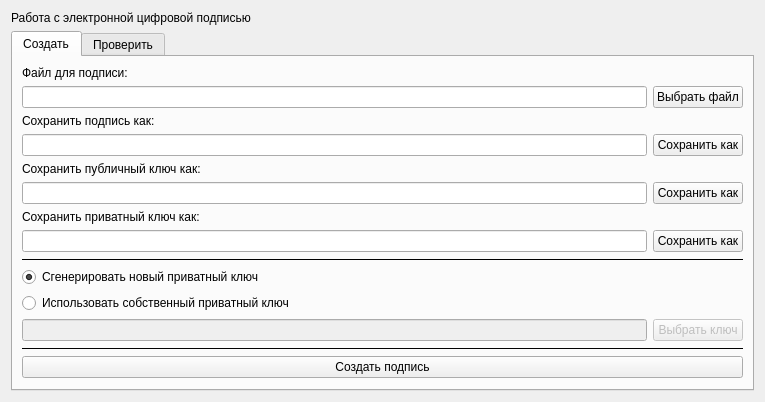
<?xml version="1.0" encoding="UTF-8"?>
<ui version="4.0">
 <class>SignModePanel</class>
 <widget class="QWidget" name="SignModePanel">
  <property name="geometry">
   <rect>
    <x>0</x>
    <y>0</y>
    <width>765</width>
    <height>395</height>
   </rect>
  </property>
  <property name="windowTitle">
   <string>Form</string>
  </property>
  <layout class="QVBoxLayout" name="verticalLayout">
   <item>
    <widget class="QLabel" name="label">
     <property name="text">
      <string>Работа с электронной цифровой подписью</string>
     </property>
    </widget>
   </item>
   <item>
    <widget class="QTabWidget" name="tabWidget">
     <property name="currentIndex">
      <number>0</number>
     </property>
     <widget class="QWidget" name="tab">
      <attribute name="title">
       <string>Создать</string>
      </attribute>
      <layout class="QGridLayout" name="gridLayout">
       <item row="3" column="0">
        <widget class="QLineEdit" name="leSignPath"/>
       </item>
       <item row="0" column="0" colspan="2">
        <widget class="QLabel" name="label_2">
         <property name="text">
          <string>Файл для подписи:</string>
         </property>
        </widget>
       </item>
       <item row="4" column="0">
        <widget class="QLabel" name="label_8">
         <property name="text">
          <string>Сохранить публичный ключ как:</string>
         </property>
        </widget>
       </item>
       <item row="6" column="0">
        <widget class="QLabel" name="label_9">
         <property name="text">
          <string>Сохранить приватный ключ как:</string>
         </property>
        </widget>
       </item>
       <item row="3" column="1">
        <widget class="QPushButton" name="btnBrowseSign">
         <property name="text">
          <string>Сохранить как</string>
         </property>
        </widget>
       </item>
       <item row="9" column="0">
        <widget class="QRadioButton" name="rbGenNewKey">
         <property name="text">
          <string>Сгенерировать новый приватный ключ</string>
         </property>
         <property name="checked">
          <bool>true</bool>
         </property>
        </widget>
       </item>
       <item row="8" column="0" colspan="2">
        <widget class="Line" name="line">
         <property name="frameShadow">
          <enum>QFrame::Plain</enum>
         </property>
         <property name="orientation">
          <enum>Qt::Horizontal</enum>
         </property>
        </widget>
       </item>
       <item row="12" column="0" colspan="2">
        <widget class="Line" name="line_2">
         <property name="frameShadow">
          <enum>QFrame::Plain</enum>
         </property>
         <property name="orientation">
          <enum>Qt::Horizontal</enum>
         </property>
        </widget>
       </item>
       <item row="10" column="0">
        <widget class="QRadioButton" name="rbUseKey">
         <property name="text">
          <string>Использовать собственный приватный ключ</string>
         </property>
        </widget>
       </item>
       <item row="11" column="0">
        <widget class="QLineEdit" name="leKeyPath">
         <property name="enabled">
          <bool>false</bool>
         </property>
        </widget>
       </item>
       <item row="14" column="0">
        <spacer name="verticalSpacer">
         <property name="orientation">
          <enum>Qt::Vertical</enum>
         </property>
         <property name="sizeHint" stdset="0">
          <size>
           <width>20</width>
           <height>40</height>
          </size>
         </property>
        </spacer>
       </item>
       <item row="1" column="1">
        <widget class="QPushButton" name="btnBrowseFile">
         <property name="text">
          <string>Выбрать файл</string>
         </property>
        </widget>
       </item>
       <item row="1" column="0">
        <widget class="QLineEdit" name="leFilePath"/>
       </item>
       <item row="5" column="1">
        <widget class="QPushButton" name="btnBrowsePubKeyPath">
         <property name="text">
          <string>Сохранить как</string>
         </property>
        </widget>
       </item>
       <item row="2" column="0" colspan="2">
        <widget class="QLabel" name="label_3">
         <property name="text">
          <string>Сохранить подпись как:</string>
         </property>
        </widget>
       </item>
       <item row="11" column="1">
        <widget class="QPushButton" name="btnBrowseKey">
         <property name="enabled">
          <bool>false</bool>
         </property>
         <property name="text">
          <string>Выбрать ключ</string>
         </property>
        </widget>
       </item>
       <item row="5" column="0">
        <widget class="QLineEdit" name="lePubKeyPath"/>
       </item>
       <item row="13" column="0" colspan="2">
        <widget class="QPushButton" name="btnCreateSign">
         <property name="text">
          <string>Создать подпись</string>
         </property>
        </widget>
       </item>
       <item row="7" column="0">
        <widget class="QLineEdit" name="lePrKeyPath">
         <property name="enabled">
          <bool>true</bool>
         </property>
        </widget>
       </item>
       <item row="7" column="1">
        <widget class="QPushButton" name="btnBrowsePrKeyPath">
         <property name="enabled">
          <bool>true</bool>
         </property>
         <property name="text">
          <string>Сохранить как</string>
         </property>
        </widget>
       </item>
      </layout>
     </widget>
     <widget class="QWidget" name="tab_2">
      <attribute name="title">
       <string>Проверить</string>
      </attribute>
      <layout class="QGridLayout" name="gridLayout_2">
       <item row="3" column="0">
        <widget class="QLineEdit" name="leSignPathV"/>
       </item>
       <item row="0" column="0">
        <widget class="QLabel" name="label_4">
         <property name="text">
          <string>Файл:</string>
         </property>
        </widget>
       </item>
       <item row="3" column="1">
        <widget class="QPushButton" name="btnBrowseSignV">
         <property name="text">
          <string>Выбрать подпись</string>
         </property>
        </widget>
       </item>
       <item row="5" column="0">
        <widget class="QLineEdit" name="leKeyPathV"/>
       </item>
       <item row="5" column="1">
        <widget class="QPushButton" name="btnBrowseKeyV">
         <property name="text">
          <string>Выбрать ключ</string>
         </property>
        </widget>
       </item>
       <item row="2" column="0">
        <widget class="QLabel" name="label_5">
         <property name="text">
          <string>Подпись:</string>
         </property>
        </widget>
       </item>
       <item row="1" column="0">
        <widget class="QLineEdit" name="leFilePathV"/>
       </item>
       <item row="1" column="1">
        <widget class="QPushButton" name="btnBrowseFileV">
         <property name="text">
          <string>Выбрать файл</string>
         </property>
        </widget>
       </item>
       <item row="4" column="0">
        <widget class="QLabel" name="label_6">
         <property name="text">
          <string>Публичный ключ</string>
         </property>
        </widget>
       </item>
       <item row="9" column="0" colspan="2">
        <layout class="QHBoxLayout" name="horizontalLayout">
         <item>
          <widget class="QLabel" name="label_7">
           <property name="text">
            <string>Результат проверки:</string>
           </property>
          </widget>
         </item>
         <item>
          <widget class="QLineEdit" name="leVerifyResult">
           <property name="readOnly">
            <bool>true</bool>
           </property>
          </widget>
         </item>
        </layout>
       </item>
       <item row="8" column="0" colspan="2">
        <widget class="QPushButton" name="btnVerifySign">
         <property name="text">
          <string>Проверить подпись</string>
         </property>
        </widget>
       </item>
       <item row="7" column="0" colspan="2">
        <widget class="Line" name="line_3">
         <property name="frameShadow">
          <enum>QFrame::Plain</enum>
         </property>
         <property name="orientation">
          <enum>Qt::Horizontal</enum>
         </property>
        </widget>
       </item>
       <item row="10" column="0">
        <spacer name="verticalSpacer_2">
         <property name="orientation">
          <enum>Qt::Vertical</enum>
         </property>
         <property name="sizeHint" stdset="0">
          <size>
           <width>20</width>
           <height>40</height>
          </size>
         </property>
        </spacer>
       </item>
      </layout>
     </widget>
    </widget>
   </item>
  </layout>
 </widget>
 <resources/>
 <connections/>
</ui>
